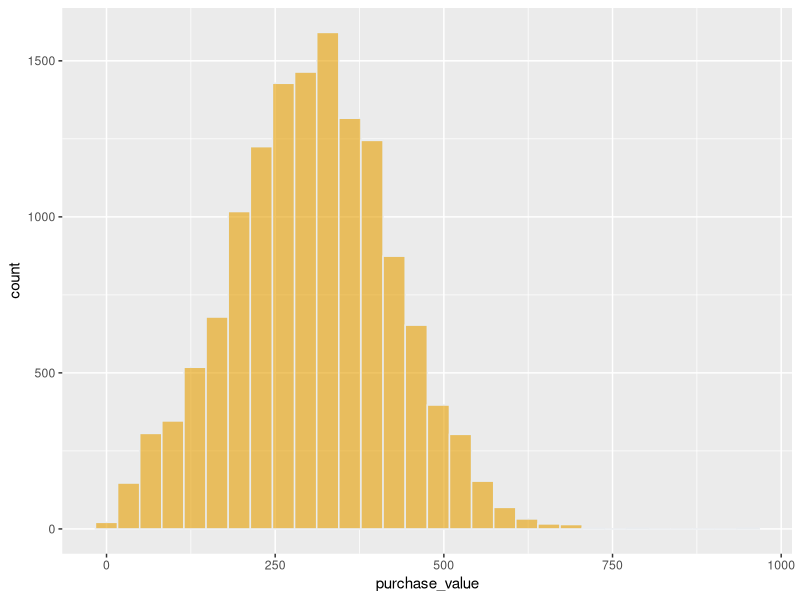
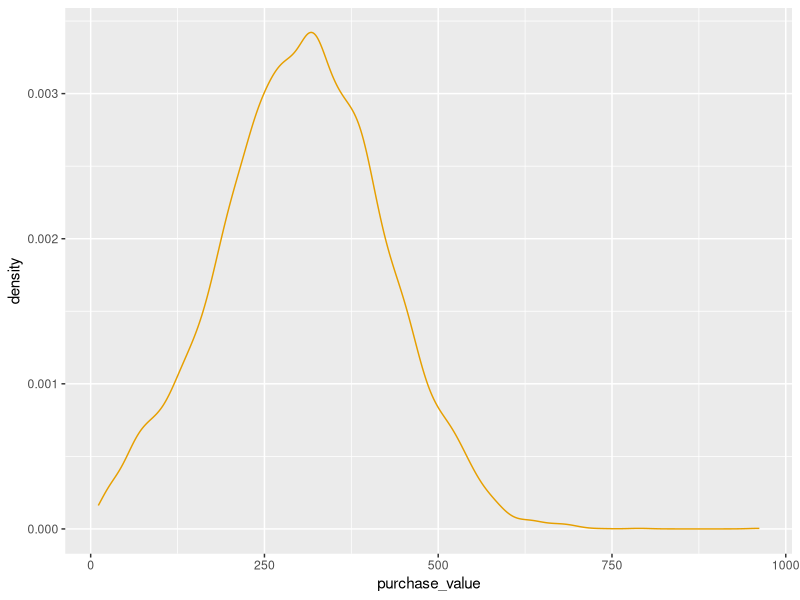
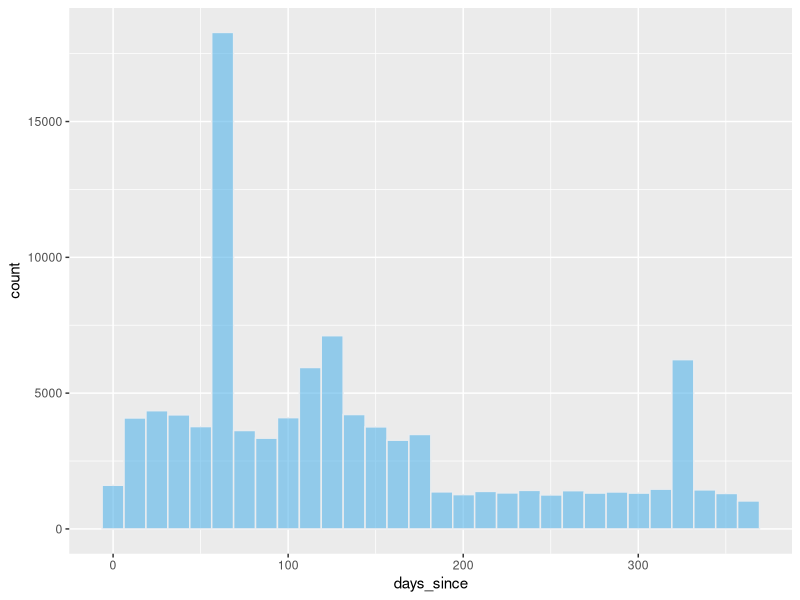
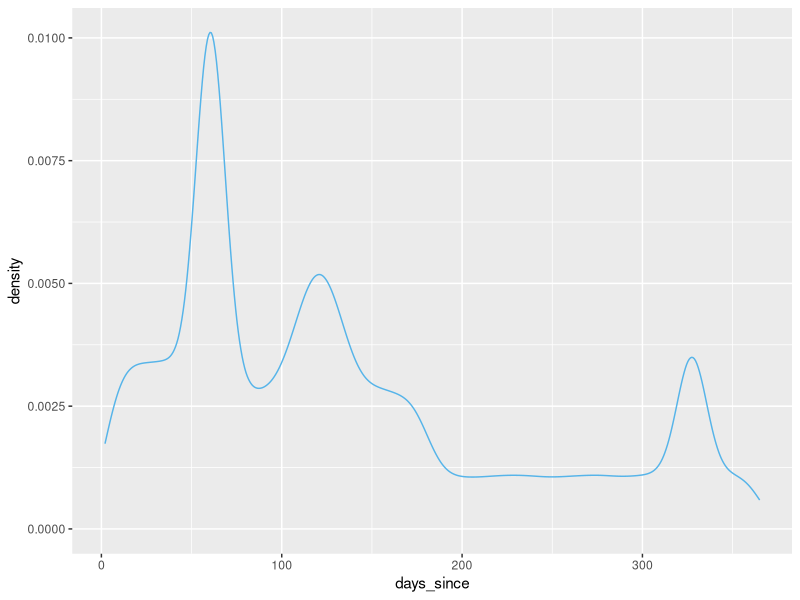
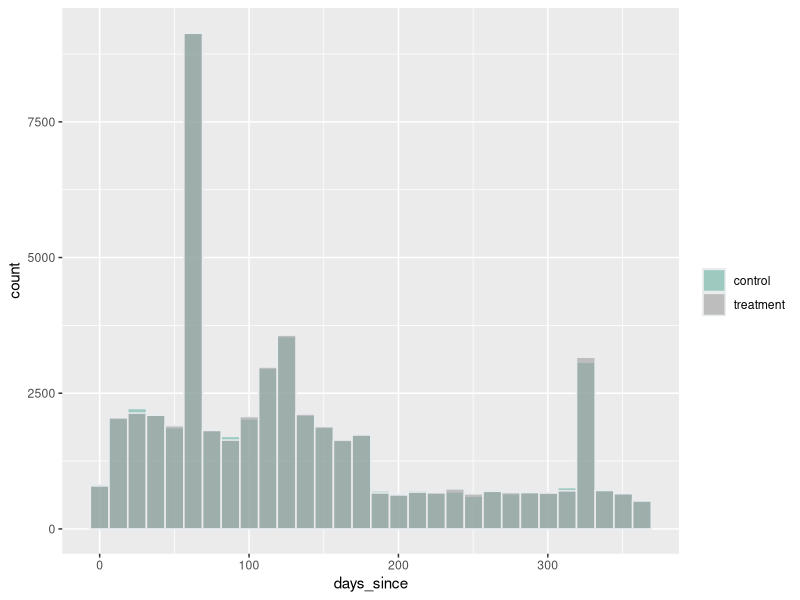

Generate these figures, in order, with R:
## business hypothesis:
# Because we have seem good success through in-app notifications in the past, if
# send an in-app notification with a promotional offer for Lamps, then the % of 
# users that purchase from the Lamp Category will increase
# Primary metric - Transaction Rate i.e % of users that will make a purchase
# Secondary metrics - Purchase Value
# Other metrics - Uninstall rate

# install.packages("pwr")
library(pwr)
# install.packages("glue")
library(glue)

setwd("~/Documents/learning/data-science-infinity/ab-testing")

control <- 0.101
uplift <- .2 # we want at least 20% uplfit
variant <- (1 + uplift) * control
effect_size <- ES.h(control, variant)
sample_size_output <- pwr.2p.test(h = effect_size,
                                 n = ,
                                 sig.level = 0.05,
                                 power = 0.8)

sample_size_output <- ceiling(sample_size_output$n)
glue('sample size needed: {sample_size_output}')


############################## Understanding the data
df <- read.csv("udemy_ab_test_data.csv")

# Treatment indicator - allocation
# Response variables - addtocart_flag, transaction_flag, purchase_value
# Baseline variables - active_6m, days_since
# Other - uninstall flag

# Numerical variable stats
summary(df[,c("active_6m", "addtocart_flag", "transaction_flag", "uninstall_flag",
              "purchase_value", "days_since")])

# install.packages(c("ggplot2","dplyr"))
library(ggplot2)
library(dplyr)

# plot purchase value
df %>% 
  ggplot(aes(x = purchase_value)) +
  geom_histogram( color="#e9ecef", fill="#E69F00", alpha=0.6, position='identity') +
  scale_fill_manual(values=c("#69b3a2", "404080")) +
  labs(fill="")

df %>% ggplot(aes(x=purchase_value)) +
  geom_density(color="#E69F00")

# plot days_since
df %>% ggplot(aes(x = days_since)) +
  geom_histogram( color="#e9ecef", fill="#56B4E9", alpha=0.6, position='identity') +
  scale_fill_manual(values=c("#69b3a2", "404080")) +
  labs(fill="")

df %>% ggplot(aes(x=days_since)) +
  geom_density(color="#56B4E9")

# categorical variable stats
table(df$allocation)
table(df$allocation)/nrow(df)


# ############################## Check for randomization - baseline variables
df %>% 
  group_by(allocation) %>%
  summarise(mean(active_6m), mean(days_since))

# compare distribution across the two groups

df %>% 
  ggplot(aes(x=days_since, fill=allocation)) +
  geom_histogram( color="#e9ecef", alpha=0.6, position='identity') +
  scale_fill_manual(values=c("#69b3a2", "404080")) +
  labs(fill="")

############################## Treatment Effects
# Compare performance of response variables across the two groups
df  %>%
  group_by(allocation) %>%
  summarise(mean(addtocart_flag),
            mean(transaction_flag),
            mean(purchase_value, na.rm=TRUE))

prop.test(xtabs(~ allocation + transaction_flag, data=df)[,2:1])

# This is tellin
  
